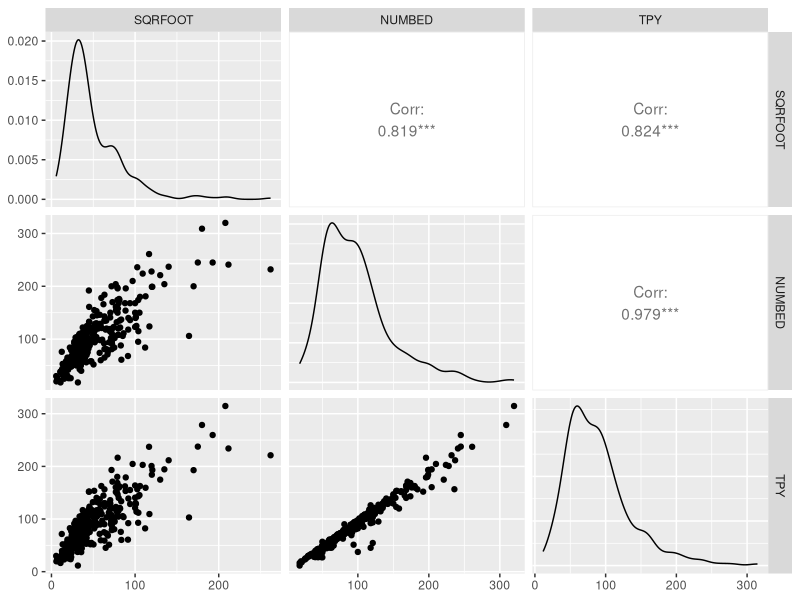
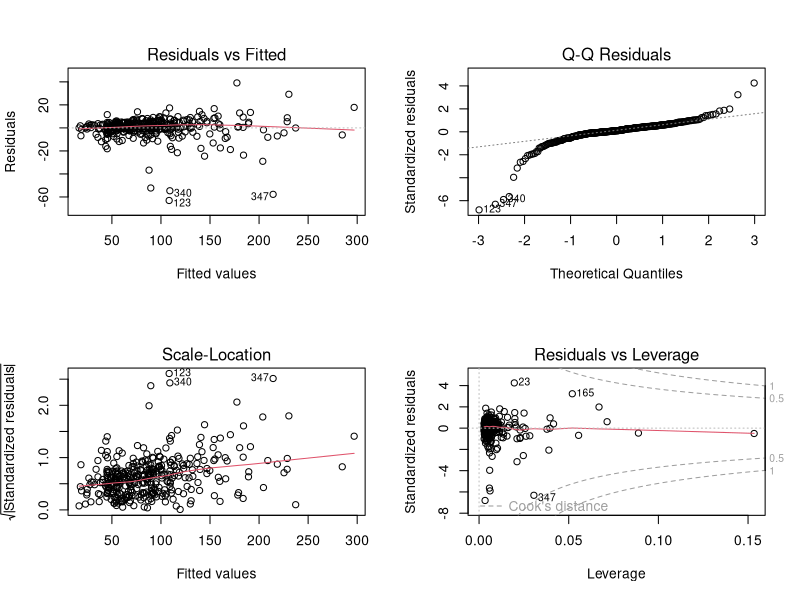
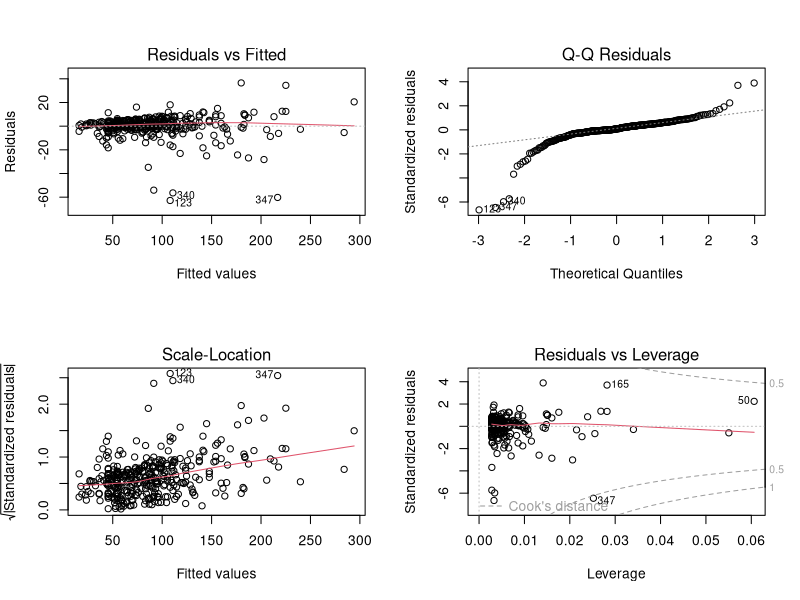
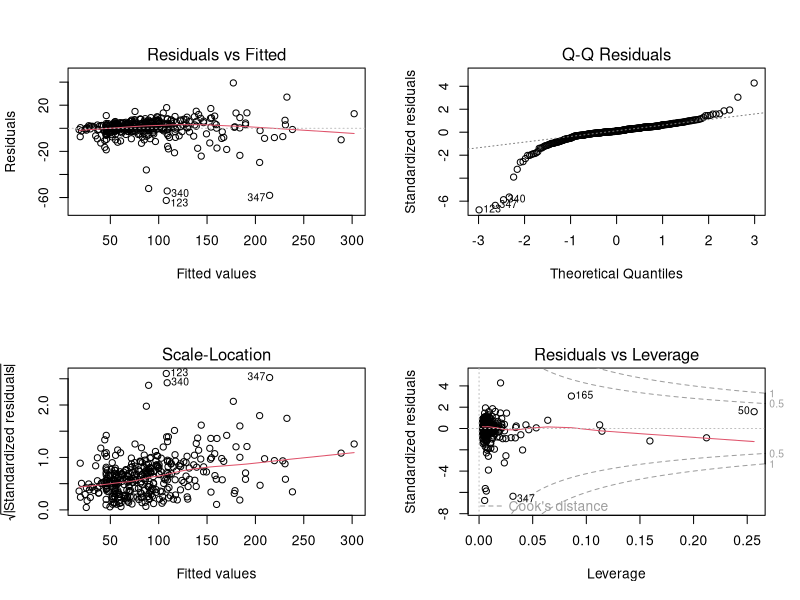
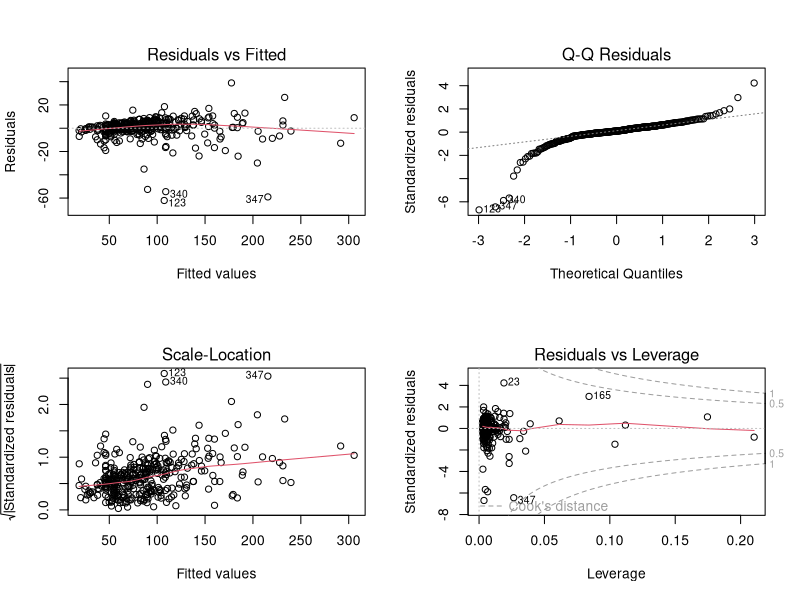
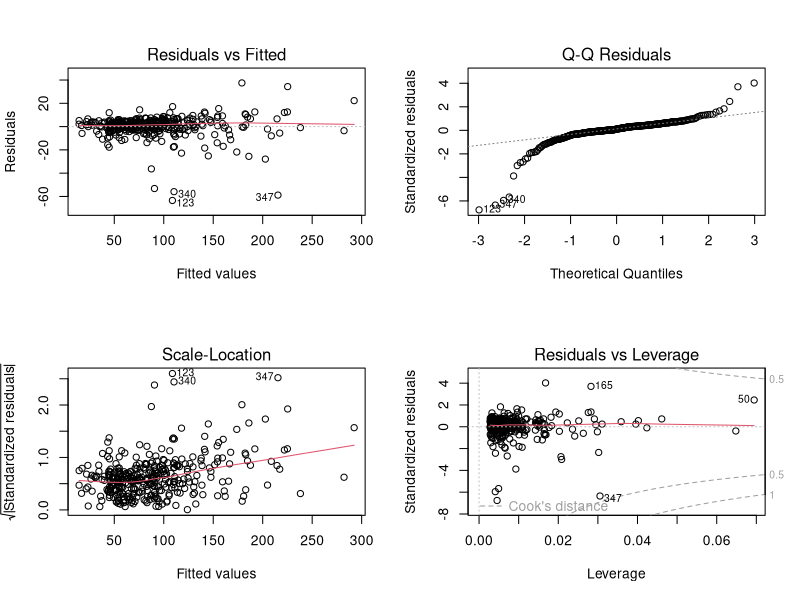
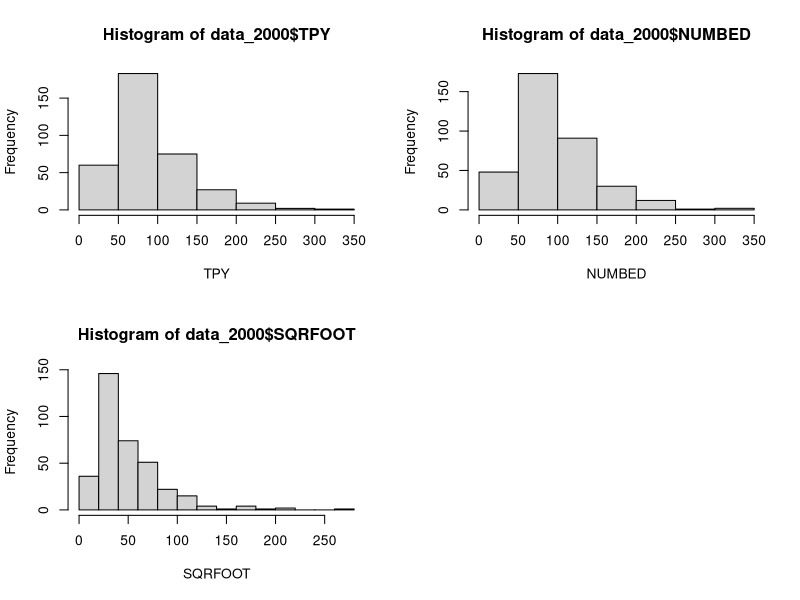
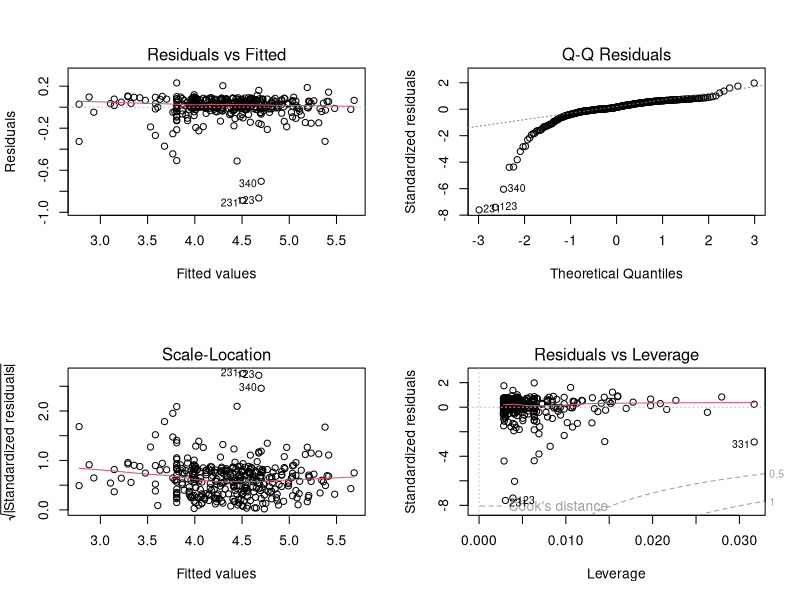

Source code (R) for these figures, in order:
## ---- chunk 1
knitr::opts_chunk$set(echo = TRUE)
## ---- chunk 2
## importing the dataset and omitting the missing values
datafile <- read.csv("../WiscNursingHome.csv")
datafile <- na.omit(datafile)

## dividing data from different years
data_2000 <- datafile[datafile$CRYEAR == 2000, ]
data_2001 <- datafile[datafile$CRYEAR == 2001, ]

datafile$ORGSTR <- as.factor(datafile$ORGSTR)
datafile$MSA <- as.factor(datafile$MSA)
## ---- chunk 3
library(ggplot2)
library(GGally)
## ---- chunk 4
ggpairs(subset(data_2000, select = c(SQRFOOT, NUMBED, TPY)))
## ---- chunk 5
summary(lm(TPY ~ NUMBED + SQRFOOT + NUMBED:SQRFOOT, data = data_2000))
## ---- chunk 6
anova(glm(TPY ~ NUMBED + SQRFOOT + NUMBED:SQRFOOT, data = data_2000, family = gaussian),
      test = "Chisq")
## ---- chunk 7
AIC(lm(TPY ~ NUMBED, data = data_2000),
    lm(TPY ~ SQRFOOT, data = data_2000),
    lm(TPY ~ NUMBED + SQRFOOT, data = data_2000),
    lm(TPY ~ NUMBED:SQRFOOT, data = data_2000),
    lm(TPY ~ NUMBED + SQRFOOT + NUMBED:SQRFOOT, data = data_2000),
    lm(TPY ~ NUMBED + NUMBED:SQRFOOT, data = data_2000),
    lm(TPY ~ SQRFOOT + NUMBED:SQRFOOT, data = data_2000))
## ---- chunk 8
AIC(lm(TPY ~ log(NUMBED), data = data_2000),
    lm(TPY ~ log(SQRFOOT), data = data_2000),
    lm(TPY ~ log(NUMBED) + log(SQRFOOT), data = data_2000),
    lm(TPY ~ log(NUMBED) + SQRFOOT, data = data_2000),
    lm(TPY ~ NUMBED + log(SQRFOOT), data = data_2000))
## ---- chunk 9
fit.linear <- lm(TPY ~ NUMBED + SQRFOOT, data = data_2000)

summary(fit.linear)
## ---- chunk 10
par(mfrow = c(2, 2))
plot(fit.linear)
## ---- chunk 11
par(mfrow = c(2, 2))
plot(lm(TPY ~ NUMBED, data = data_2000))
## ---- chunk 12
par(mfrow = c(2, 2))
plot(lm(TPY ~ NUMBED + SQRFOOT + NUMBED:SQRFOOT, data = data_2000))
## ---- chunk 13
par(mfrow = c(2, 2))
plot(lm(TPY ~ NUMBED + NUMBED:SQRFOOT, data = data_2000))
## ---- chunk 14
par(mfrow = c(2, 2))
plot(lm(TPY ~ NUMBED + log(SQRFOOT), data = data_2000))
## ---- chunk 15
par(mfrow = c(2, 2))
hist(data_2000$TPY, xlab = "TPY", freq = TRUE)
hist(data_2000$NUMBED, xlab = "NUMBED", freq = TRUE)
hist(data_2000$SQRFOOT, xlab = "SQRFOOT", freq = TRUE)
## ---- chunk 16
## fare ggpairs() con il log delle variabili
## ---- chunk 17
summary(lm(log(TPY) ~ log(NUMBED) + log(SQRFOOT) + log(NUMBED):log(SQRFOOT), data = data_2000))
## ---- chunk 18
anova(glm(log(TPY) ~ log(NUMBED) + log(SQRFOOT) + log(NUMBED):log(SQRFOOT), data = data_2000,
          family = gaussian), test = "Chisq")
## ---- chunk 19
summary(lm(log(TPY) ~ log(NUMBED), data = data_2000))
## ---- chunk 20
summary(lm(log(TPY) ~ log(SQRFOOT), data = data_2000))
## ---- chunk 21
par(mfrow = c(2, 2))
plot(lm(log(TPY) ~ log(NUMBED), data = data_2000))
## ---- chunk 22
par(mfrow = c(2, 2))
plot(lm(log(TPY) ~ log(SQRFOOT), data = data_2000))
## ---- chunk 23
AIC(lm(log(TPY) ~ log(NUMBED), data = data_2000),
    lm(log(TPY) ~ log(SQRFOOT), data = data_2000),
    lm(log(TPY) ~ log(NUMBED) + log(SQRFOOT), data = data_2000))
## ---- chunk 24
summary(lm(log(TPY) ~ NUMBED + log(SQRFOOT), data = data_2000))
## ---- chunk 25
par(mfrow = c(2, 2))
plot(lm(log(TPY) ~ NUMBED + log(SQRFOOT), data = data_2000))
## ---- chunk 26
AIC(lm(log(TPY) ~ NUMBED + log(SQRFOOT), data = data_2000))
## ---- chunk 27
### roba fatta da Simone
## ---- chunk 28
summary(lm(TPY ~ NUMBED + SQRFOOT + TAXEXEMPT + SELFFUNDINS + URBAN + PRO, data = data_2000))
## ---- chunk 29
anova(glm(TPY ~ NUMBED + SQRFOOT + TAXEXEMPT + SELFFUNDINS + URBAN + PRO, data = data_2000,
          family = gaussian), test = "Chisq")
## ---- chunk 30
par(mfrow = c(2, 2))
plot(lm(TPY ~ NUMBED + SQRFOOT + TAXEXEMPT + SELFFUNDINS + URBAN + PRO, data = data_2000))
